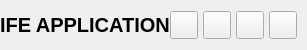
           <widget class="QFrame" name="contentTopBg">
            <property name="minimumSize">
             <size>
              <width>0</width>
              <height>50</height>
             </size>
            </property>
            <property name="maximumSize">
             <size>
              <width>16777215</width>
              <height>50</height>
             </size>
            </property>
            <property name="frameShape">
             <enum>QFrame::NoFrame</enum>
            </property>
            <property name="frameShadow">
             <enum>QFrame::Raised</enum>
            </property>
            <layout class="QHBoxLayout" name="horizontalLayout">
             <property name="spacing">
              <number>0</number>
             </property>
             <property name="leftMargin">
              <number>0</number>
             </property>
             <property name="topMargin">
              <number>0</number>
             </property>
             <property name="rightMargin">
              <number>10</number>
             </property>
             <property name="bottomMargin">
              <number>0</number>
             </property>
             <item>
              <widget class="QFrame" name="leftBox">
               <property name="sizePolicy">
                <sizepolicy hsizetype="Expanding" vsizetype="Preferred">
                 <horstretch>0</horstretch>
                 <verstretch>0</verstretch>
                </sizepolicy>
               </property>
               <property name="frameShape">
                <enum>QFrame::NoFrame</enum>
               </property>
               <property name="frameShadow">
                <enum>QFrame::Raised</enum>
               </property>
               <layout class="QHBoxLayout" name="horizontalLayout_3">
                <property name="spacing">
                 <number>0</number>
                </property>
                <property name="leftMargin">
                 <number>0</number>
                </property>
                <property name="topMargin">
                 <number>0</number>
                </property>
                <property name="rightMargin">
                 <number>0</number>
                </property>
                <property name="bottomMargin">
                 <number>0</number>
                </property>
                <item>
                 <widget class="QLabel" name="titleRightInfo">
                  <property name="sizePolicy">
                   <sizepolicy hsizetype="Preferred" vsizetype="Expanding">
                    <horstretch>0</horstretch>
                    <verstretch>0</verstretch>
                   </sizepolicy>
                  </property>
                  <property name="maximumSize">
                   <size>
                    <width>16777215</width>
                    <height>45</height>
                   </size>
                  </property>
                  <property name="font">
                   <font>
                    <family>Arial</family>
                    <pointsize>15</pointsize>
                    <italic>false</italic>
                    <bold>true</bold>
                   </font>
                  </property>
                  <property name="text">
                   <string>IFE APPLICATION</string>
                  </property>
                  <property name="alignment">
                   <set>Qt::AlignLeading|Qt::AlignLeft|Qt::AlignVCenter</set>
                  </property>
                 </widget>
                </item>
               </layout>
              </widget>
             </item>
             <item alignment="Qt::AlignRight">
              <widget class="QFrame" name="rightButtons">
               <property name="minimumSize">
                <size>
                 <width>0</width>
                 <height>28</height>
                </size>
               </property>
               <property name="frameShape">
                <enum>QFrame::NoFrame</enum>
               </property>
               <property name="frameShadow">
                <enum>QFrame::Raised</enum>
               </property>
               <layout class="QHBoxLayout" name="horizontalLayout_2">
                <property name="spacing">
                 <number>5</number>
                </property>
                <property name="leftMargin">
                 <number>0</number>
                </property>
                <property name="topMargin">
                 <number>0</number>
                </property>
                <property name="rightMargin">
                 <number>0</number>
                </property>
                <property name="bottomMargin">
                 <number>0</number>
                </property>
                <item>
                 <widget class="QPushButton" name="settingsTopBtn">
                  <property name="minimumSize">
                   <size>
                    <width>28</width>
                    <height>28</height>
                   </size>
                  </property>
                  <property name="maximumSize">
                   <size>
                    <width>28</width>
                    <height>28</height>
                   </size>
                  </property>
                  <property name="cursor">
                   <cursorShape>PointingHandCursor</cursorShape>
                  </property>
                  <property name="toolTip">
                   <string>Settings</string>
                  </property>
                  <property name="text">
                   <string/>
                  </property>
                  <property name="icon">
                   <iconset resource="resources.qrc">
                    <normaloff>:/icons/images/icons/icon_settings.png</normaloff>:/icons/images/icons/icon_settings.png</iconset>
                  </property>
                  <property name="iconSize">
                   <size>
                    <width>20</width>
                    <height>20</height>
                   </size>
                  </property>
                 </widget>
                </item>
                <item>
                 <widget class="QPushButton" name="minimizeAppBtn">
                  <property name="minimumSize">
                   <size>
                    <width>28</width>
                    <height>28</height>
                   </size>
                  </property>
                  <property name="maximumSize">
                   <size>
                    <width>28</width>
                    <height>28</height>
                   </size>
                  </property>
                  <property name="cursor">
                   <cursorShape>PointingHandCursor</cursorShape>
                  </property>
                  <property name="toolTip">
                   <string>Minimize</string>
                  </property>
                  <property name="text">
                   <string/>
                  </property>
                  <property name="icon">
                   <iconset resource="resources.qrc">
                    <normaloff>:/icons/images/icons/icon_minimize.png</normaloff>:/icons/images/icons/icon_minimize.png</iconset>
                  </property>
                  <property name="iconSize">
                   <size>
                    <width>20</width>
                    <height>20</height>
                   </size>
                  </property>
                 </widget>
                </item>
                <item>
                 <widget class="QPushButton" name="maximizeRestoreAppBtn">
                  <property name="minimumSize">
                   <size>
                    <width>28</width>
                    <height>28</height>
                   </size>
                  </property>
                  <property name="maximumSize">
                   <size>
                    <width>28</width>
                    <height>28</height>
                   </size>
                  </property>
                  <property name="font">
                   <font>
                    <family>Arial</family>
                    <pointsize>12</pointsize>
                    <italic>false</italic>
                    <bold>false</bold>
                    <stylestrategy>PreferDefault</stylestrategy>
                   </font>
                  </property>
                  <property name="cursor">
                   <cursorShape>PointingHandCursor</cursorShape>
                  </property>
                  <property name="toolTip">
                   <string>Maximize</string>
                  </property>
                  <property name="text">
                   <string/>
                  </property>
                  <property name="icon">
                   <iconset resource="resources.qrc">
                    <normaloff>:/icons/images/icons/icon_maximize.png</normaloff>:/icons/images/icons/icon_maximize.png</iconset>
                  </property>
                  <property name="iconSize">
                   <size>
                    <width>20</width>
                    <height>20</height>
                   </size>
                  </property>
                 </widget>
                </item>
                <item>
                 <widget class="QPushButton" name="closeAppBtn">
                  <property name="minimumSize">
                   <size>
                    <width>28</width>
                    <height>28</height>
                   </size>
                  </property>
                  <property name="maximumSize">
                   <size>
                    <width>28</width>
                    <height>28</height>
                   </size>
                  </property>
                  <property name="cursor">
                   <cursorShape>PointingHandCursor</cursorShape>
                  </property>
                  <property name="toolTip">
                   <string>Close</string>
                  </property>
                  <property name="text">
                   <string/>
                  </property>
                  <property name="icon">
                   <iconset resource="resources.qrc">
                    <normaloff>:/icons/images/icons/icon_close.png</normaloff>:/icons/images/icons/icon_close.png</iconset>
                  </property>
                  <property name="iconSize">
                   <size>
                    <width>20</width>
                    <height>20</height>
                   </size>
                  </property>
                 </widget>
                </item>
               </layout>
              </widget>
             </item>
            </layout>
           </widget>
